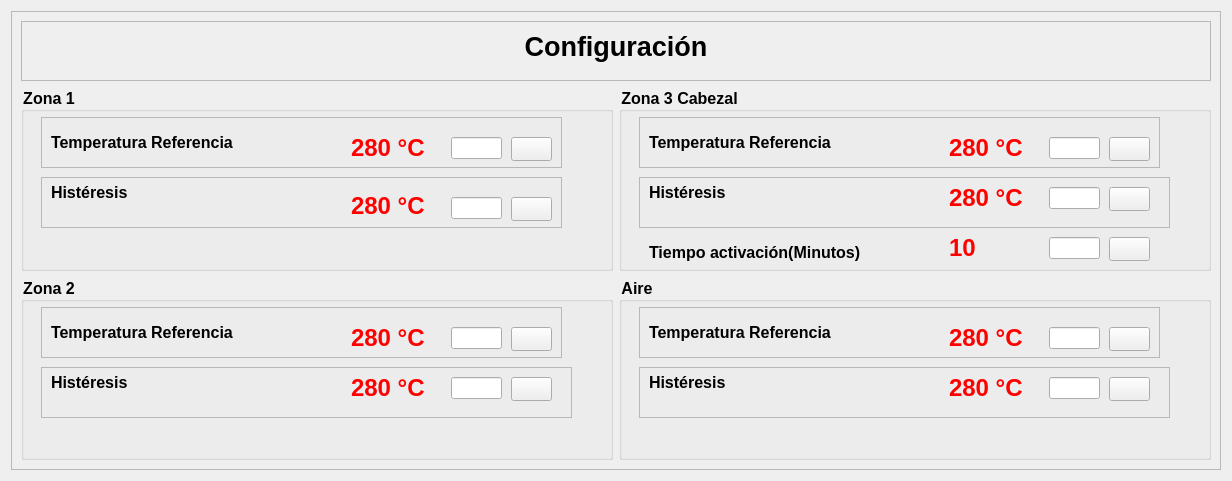
<?xml version="1.0" encoding="UTF-8"?>
<ui version="4.0">
 <class>Form</class>
 <widget class="QWidget" name="Form">
  <property name="geometry">
   <rect>
    <x>0</x>
    <y>0</y>
    <width>1232</width>
    <height>481</height>
   </rect>
  </property>
  <property name="windowTitle">
   <string>Form</string>
  </property>
  <layout class="QVBoxLayout" name="verticalLayout_2">
   <item>
    <widget class="QFrame" name="frame">
     <property name="styleSheet">
      <string notr="true">alternate-background-color: rgb(255, 255, 255);</string>
     </property>
     <property name="frameShape">
      <enum>QFrame::StyledPanel</enum>
     </property>
     <property name="frameShadow">
      <enum>QFrame::Raised</enum>
     </property>
     <layout class="QGridLayout" name="gridLayout">
      <item row="0" column="0" colspan="2">
       <widget class="QFrame" name="frame_5">
        <property name="maximumSize">
         <size>
          <width>16777215</width>
          <height>60</height>
         </size>
        </property>
        <property name="frameShape">
         <enum>QFrame::StyledPanel</enum>
        </property>
        <property name="frameShadow">
         <enum>QFrame::Raised</enum>
        </property>
        <layout class="QHBoxLayout" name="horizontalLayout">
         <item>
          <widget class="QLabel" name="label_5">
           <property name="font">
            <font>
             <pointsize>20</pointsize>
             <bold>true</bold>
            </font>
           </property>
           <property name="text">
            <string>Configuración</string>
           </property>
           <property name="alignment">
            <set>Qt::AlignHCenter|Qt::AlignTop</set>
           </property>
          </widget>
         </item>
        </layout>
       </widget>
      </item>
      <item row="1" column="0">
       <widget class="QGroupBox" name="groupBox_2">
        <property name="font">
         <font>
          <pointsize>12</pointsize>
          <bold>true</bold>
         </font>
        </property>
        <property name="styleSheet">
         <string notr="true">border-color: rgb(0, 0, 255);</string>
        </property>
        <property name="title">
         <string>Zona 1</string>
        </property>
        <widget class="QFrame" name="frame_3">
         <property name="geometry">
          <rect>
           <x>20</x>
           <y>30</y>
           <width>521</width>
           <height>51</height>
          </rect>
         </property>
         <property name="frameShape">
          <enum>QFrame::StyledPanel</enum>
         </property>
         <property name="frameShadow">
          <enum>QFrame::Raised</enum>
         </property>
         <widget class="QLabel" name="label_7">
          <property name="geometry">
           <rect>
            <x>10</x>
            <y>10</y>
            <width>211</width>
            <height>31</height>
           </rect>
          </property>
          <property name="font">
           <font>
            <pointsize>12</pointsize>
            <bold>true</bold>
           </font>
          </property>
          <property name="text">
           <string>Temperatura Referencia</string>
          </property>
         </widget>
         <widget class="QLabel" name="temp_referencia">
          <property name="geometry">
           <rect>
            <x>310</x>
            <y>20</y>
            <width>91</width>
            <height>21</height>
           </rect>
          </property>
          <property name="font">
           <font>
            <pointsize>18</pointsize>
            <bold>true</bold>
           </font>
          </property>
          <property name="styleSheet">
           <string notr="true">color: rgb(255, 0, 0);</string>
          </property>
          <property name="text">
           <string>280 °C</string>
          </property>
         </widget>
         <widget class="QLabel" name="label_10">
          <property name="geometry">
           <rect>
            <x>240</x>
            <y>0</y>
            <width>56</width>
            <height>61</height>
           </rect>
          </property>
          <property name="text">
           <string/>
          </property>
          <property name="pixmap">
           <pixmap resource="../fotos.qrc">:/control/Imagenes/temperatura.png</pixmap>
          </property>
         </widget>
         <widget class="QPushButton" name="btnT">
          <property name="geometry">
           <rect>
            <x>470</x>
            <y>20</y>
            <width>41</width>
            <height>24</height>
           </rect>
          </property>
          <property name="cursor">
           <cursorShape>OpenHandCursor</cursorShape>
          </property>
          <property name="text">
           <string/>
          </property>
          <property name="icon">
           <iconset resource="../fotos.qrc">
            <normaloff>:/control/Imagenes/cog.png</normaloff>:/control/Imagenes/cog.png</iconset>
          </property>
         </widget>
         <widget class="QLineEdit" name="t">
          <property name="geometry">
           <rect>
            <x>410</x>
            <y>20</y>
            <width>51</width>
            <height>22</height>
           </rect>
          </property>
          <property name="text">
           <string/>
          </property>
         </widget>
        </widget>
        <widget class="QFrame" name="frame_2">
         <property name="geometry">
          <rect>
           <x>20</x>
           <y>90</y>
           <width>521</width>
           <height>51</height>
          </rect>
         </property>
         <property name="frameShape">
          <enum>QFrame::StyledPanel</enum>
         </property>
         <property name="frameShadow">
          <enum>QFrame::Raised</enum>
         </property>
         <widget class="QLabel" name="label_8">
          <property name="geometry">
           <rect>
            <x>10</x>
            <y>0</y>
            <width>111</width>
            <height>31</height>
           </rect>
          </property>
          <property name="font">
           <font>
            <pointsize>12</pointsize>
            <bold>true</bold>
           </font>
          </property>
          <property name="text">
           <string>Histéresis </string>
          </property>
         </widget>
         <widget class="QLabel" name="temp_referencia_2">
          <property name="geometry">
           <rect>
            <x>310</x>
            <y>18</y>
            <width>81</width>
            <height>21</height>
           </rect>
          </property>
          <property name="font">
           <font>
            <pointsize>18</pointsize>
            <bold>true</bold>
           </font>
          </property>
          <property name="styleSheet">
           <string notr="true">color: rgb(255, 0, 0);</string>
          </property>
          <property name="text">
           <string>280 °C</string>
          </property>
         </widget>
         <widget class="QLabel" name="label_11">
          <property name="geometry">
           <rect>
            <x>250</x>
            <y>-10</y>
            <width>41</width>
            <height>61</height>
           </rect>
          </property>
          <property name="text">
           <string/>
          </property>
          <property name="pixmap">
           <pixmap resource="../fotos.qrc">:/control/Imagenes/histeresis.png</pixmap>
          </property>
         </widget>
         <widget class="QPushButton" name="btnH">
          <property name="geometry">
           <rect>
            <x>470</x>
            <y>20</y>
            <width>41</width>
            <height>24</height>
           </rect>
          </property>
          <property name="cursor">
           <cursorShape>OpenHandCursor</cursorShape>
          </property>
          <property name="text">
           <string/>
          </property>
          <property name="icon">
           <iconset resource="../fotos.qrc">
            <normaloff>:/control/Imagenes/cog.png</normaloff>:/control/Imagenes/cog.png</iconset>
          </property>
         </widget>
         <widget class="QLineEdit" name="h">
          <property name="geometry">
           <rect>
            <x>410</x>
            <y>20</y>
            <width>51</width>
            <height>22</height>
           </rect>
          </property>
         </widget>
        </widget>
       </widget>
      </item>
      <item row="1" column="1">
       <widget class="QGroupBox" name="groupBox_5">
        <property name="font">
         <font>
          <pointsize>12</pointsize>
          <bold>true</bold>
         </font>
        </property>
        <property name="title">
         <string>Zona 3 Cabezal</string>
        </property>
        <widget class="QFrame" name="frame_4">
         <property name="geometry">
          <rect>
           <x>20</x>
           <y>30</y>
           <width>521</width>
           <height>51</height>
          </rect>
         </property>
         <property name="frameShape">
          <enum>QFrame::StyledPanel</enum>
         </property>
         <property name="frameShadow">
          <enum>QFrame::Raised</enum>
         </property>
         <widget class="QLabel" name="label_9">
          <property name="geometry">
           <rect>
            <x>10</x>
            <y>10</y>
            <width>211</width>
            <height>31</height>
           </rect>
          </property>
          <property name="font">
           <font>
            <pointsize>12</pointsize>
            <bold>true</bold>
           </font>
          </property>
          <property name="text">
           <string>Temperatura Referencia</string>
          </property>
         </widget>
         <widget class="QLabel" name="temp_referencia_3">
          <property name="geometry">
           <rect>
            <x>310</x>
            <y>20</y>
            <width>91</width>
            <height>21</height>
           </rect>
          </property>
          <property name="font">
           <font>
            <pointsize>18</pointsize>
            <bold>true</bold>
           </font>
          </property>
          <property name="styleSheet">
           <string notr="true">color: rgb(255, 0, 0);</string>
          </property>
          <property name="text">
           <string>280 °C</string>
          </property>
         </widget>
         <widget class="QLabel" name="label_12">
          <property name="geometry">
           <rect>
            <x>240</x>
            <y>0</y>
            <width>56</width>
            <height>61</height>
           </rect>
          </property>
          <property name="text">
           <string/>
          </property>
          <property name="pixmap">
           <pixmap resource="../fotos.qrc">:/control/Imagenes/temperatura.png</pixmap>
          </property>
         </widget>
         <widget class="QPushButton" name="btnT1">
          <property name="geometry">
           <rect>
            <x>470</x>
            <y>20</y>
            <width>41</width>
            <height>24</height>
           </rect>
          </property>
          <property name="cursor">
           <cursorShape>OpenHandCursor</cursorShape>
          </property>
          <property name="text">
           <string/>
          </property>
          <property name="icon">
           <iconset resource="../fotos.qrc">
            <normaloff>:/control/Imagenes/cog.png</normaloff>:/control/Imagenes/cog.png</iconset>
          </property>
         </widget>
         <widget class="QLineEdit" name="t1">
          <property name="geometry">
           <rect>
            <x>410</x>
            <y>20</y>
            <width>51</width>
            <height>22</height>
           </rect>
          </property>
         </widget>
        </widget>
        <widget class="QFrame" name="frame_6">
         <property name="geometry">
          <rect>
           <x>20</x>
           <y>90</y>
           <width>531</width>
           <height>51</height>
          </rect>
         </property>
         <property name="frameShape">
          <enum>QFrame::StyledPanel</enum>
         </property>
         <property name="frameShadow">
          <enum>QFrame::Raised</enum>
         </property>
         <widget class="QLabel" name="label_14">
          <property name="geometry">
           <rect>
            <x>10</x>
            <y>0</y>
            <width>111</width>
            <height>31</height>
           </rect>
          </property>
          <property name="font">
           <font>
            <pointsize>12</pointsize>
            <bold>true</bold>
           </font>
          </property>
          <property name="text">
           <string>Histéresis </string>
          </property>
         </widget>
         <widget class="QLabel" name="temp_referencia_4">
          <property name="geometry">
           <rect>
            <x>310</x>
            <y>10</y>
            <width>81</width>
            <height>21</height>
           </rect>
          </property>
          <property name="font">
           <font>
            <pointsize>18</pointsize>
            <bold>true</bold>
           </font>
          </property>
          <property name="styleSheet">
           <string notr="true">color: rgb(255, 0, 0);</string>
          </property>
          <property name="text">
           <string>280 °C</string>
          </property>
         </widget>
         <widget class="QLabel" name="label_15">
          <property name="geometry">
           <rect>
            <x>250</x>
            <y>-10</y>
            <width>41</width>
            <height>61</height>
           </rect>
          </property>
          <property name="text">
           <string/>
          </property>
          <property name="pixmap">
           <pixmap resource="../fotos.qrc">:/control/Imagenes/histeresis.png</pixmap>
          </property>
         </widget>
         <widget class="QPushButton" name="btnH1">
          <property name="geometry">
           <rect>
            <x>470</x>
            <y>10</y>
            <width>41</width>
            <height>24</height>
           </rect>
          </property>
          <property name="cursor">
           <cursorShape>OpenHandCursor</cursorShape>
          </property>
          <property name="text">
           <string/>
          </property>
          <property name="icon">
           <iconset resource="../fotos.qrc">
            <normaloff>:/control/Imagenes/cog.png</normaloff>:/control/Imagenes/cog.png</iconset>
          </property>
         </widget>
         <widget class="QLineEdit" name="h1">
          <property name="geometry">
           <rect>
            <x>410</x>
            <y>10</y>
            <width>51</width>
            <height>22</height>
           </rect>
          </property>
         </widget>
        </widget>
        <widget class="QLabel" name="label_16">
         <property name="geometry">
          <rect>
           <x>30</x>
           <y>150</y>
           <width>221</width>
           <height>31</height>
          </rect>
         </property>
         <property name="font">
          <font>
           <pointsize>12</pointsize>
           <bold>true</bold>
          </font>
         </property>
         <property name="text">
          <string>Tiempo activación(Minutos)</string>
         </property>
        </widget>
        <widget class="QLabel" name="label_4">
         <property name="geometry">
          <rect>
           <x>270</x>
           <y>150</y>
           <width>31</width>
           <height>31</height>
          </rect>
         </property>
         <property name="text">
          <string/>
         </property>
         <property name="pixmap">
          <pixmap resource="fotos.qrc">:/control/Imagenes/tiempo.png</pixmap>
         </property>
        </widget>
        <widget class="QLabel" name="label_tiempo">
         <property name="geometry">
          <rect>
           <x>330</x>
           <y>150</y>
           <width>61</width>
           <height>21</height>
          </rect>
         </property>
         <property name="font">
          <font>
           <pointsize>18</pointsize>
           <bold>true</bold>
          </font>
         </property>
         <property name="styleSheet">
          <string notr="true">color: rgb(255, 0, 0);</string>
         </property>
         <property name="text">
          <string>10</string>
         </property>
        </widget>
        <widget class="QLineEdit" name="tiempo">
         <property name="geometry">
          <rect>
           <x>430</x>
           <y>150</y>
           <width>51</width>
           <height>22</height>
          </rect>
         </property>
        </widget>
        <widget class="QPushButton" name="btn_Tiempo">
         <property name="geometry">
          <rect>
           <x>490</x>
           <y>150</y>
           <width>41</width>
           <height>24</height>
          </rect>
         </property>
         <property name="cursor">
          <cursorShape>OpenHandCursor</cursorShape>
         </property>
         <property name="text">
          <string/>
         </property>
         <property name="icon">
          <iconset resource="../fotos.qrc">
           <normaloff>:/control/Imagenes/cog.png</normaloff>:/control/Imagenes/cog.png</iconset>
         </property>
        </widget>
       </widget>
      </item>
      <item row="2" column="0">
       <widget class="QGroupBox" name="groupBox_7">
        <property name="font">
         <font>
          <pointsize>12</pointsize>
          <bold>true</bold>
         </font>
        </property>
        <property name="title">
         <string>Zona 2</string>
        </property>
        <widget class="QFrame" name="frame_7">
         <property name="geometry">
          <rect>
           <x>20</x>
           <y>30</y>
           <width>521</width>
           <height>51</height>
          </rect>
         </property>
         <property name="frameShape">
          <enum>QFrame::StyledPanel</enum>
         </property>
         <property name="frameShadow">
          <enum>QFrame::Raised</enum>
         </property>
         <widget class="QLabel" name="label_17">
          <property name="geometry">
           <rect>
            <x>10</x>
            <y>10</y>
            <width>211</width>
            <height>31</height>
           </rect>
          </property>
          <property name="font">
           <font>
            <pointsize>12</pointsize>
            <bold>true</bold>
           </font>
          </property>
          <property name="text">
           <string>Temperatura Referencia</string>
          </property>
         </widget>
         <widget class="QLabel" name="Sp_temp_Zona2">
          <property name="geometry">
           <rect>
            <x>310</x>
            <y>20</y>
            <width>91</width>
            <height>21</height>
           </rect>
          </property>
          <property name="font">
           <font>
            <pointsize>18</pointsize>
            <bold>true</bold>
           </font>
          </property>
          <property name="styleSheet">
           <string notr="true">color: rgb(255, 0, 0);</string>
          </property>
          <property name="text">
           <string>280 °C</string>
          </property>
         </widget>
         <widget class="QLabel" name="label_18">
          <property name="geometry">
           <rect>
            <x>240</x>
            <y>0</y>
            <width>56</width>
            <height>61</height>
           </rect>
          </property>
          <property name="text">
           <string/>
          </property>
          <property name="pixmap">
           <pixmap resource="../fotos.qrc">:/control/Imagenes/temperatura.png</pixmap>
          </property>
         </widget>
         <widget class="QPushButton" name="btnT1_Zona2">
          <property name="geometry">
           <rect>
            <x>470</x>
            <y>20</y>
            <width>41</width>
            <height>24</height>
           </rect>
          </property>
          <property name="cursor">
           <cursorShape>OpenHandCursor</cursorShape>
          </property>
          <property name="text">
           <string/>
          </property>
          <property name="icon">
           <iconset resource="../fotos.qrc">
            <normaloff>:/control/Imagenes/cog.png</normaloff>:/control/Imagenes/cog.png</iconset>
          </property>
         </widget>
         <widget class="QLineEdit" name="t1_SP_zona2">
          <property name="geometry">
           <rect>
            <x>410</x>
            <y>20</y>
            <width>51</width>
            <height>22</height>
           </rect>
          </property>
         </widget>
        </widget>
        <widget class="QFrame" name="frame_8">
         <property name="geometry">
          <rect>
           <x>20</x>
           <y>90</y>
           <width>531</width>
           <height>51</height>
          </rect>
         </property>
         <property name="frameShape">
          <enum>QFrame::StyledPanel</enum>
         </property>
         <property name="frameShadow">
          <enum>QFrame::Raised</enum>
         </property>
         <widget class="QLabel" name="label_19">
          <property name="geometry">
           <rect>
            <x>10</x>
            <y>0</y>
            <width>111</width>
            <height>31</height>
           </rect>
          </property>
          <property name="font">
           <font>
            <pointsize>12</pointsize>
            <bold>true</bold>
           </font>
          </property>
          <property name="text">
           <string>Histéresis </string>
          </property>
         </widget>
         <widget class="QLabel" name="Hist_temp_Zona2">
          <property name="geometry">
           <rect>
            <x>310</x>
            <y>10</y>
            <width>81</width>
            <height>21</height>
           </rect>
          </property>
          <property name="font">
           <font>
            <pointsize>18</pointsize>
            <bold>true</bold>
           </font>
          </property>
          <property name="styleSheet">
           <string notr="true">color: rgb(255, 0, 0);</string>
          </property>
          <property name="text">
           <string>280 °C</string>
          </property>
         </widget>
         <widget class="QLabel" name="label_20">
          <property name="geometry">
           <rect>
            <x>250</x>
            <y>-10</y>
            <width>41</width>
            <height>61</height>
           </rect>
          </property>
          <property name="text">
           <string/>
          </property>
          <property name="pixmap">
           <pixmap resource="../fotos.qrc">:/control/Imagenes/histeresis.png</pixmap>
          </property>
         </widget>
         <widget class="QPushButton" name="btnHist_Zona2">
          <property name="geometry">
           <rect>
            <x>470</x>
            <y>10</y>
            <width>41</width>
            <height>24</height>
           </rect>
          </property>
          <property name="cursor">
           <cursorShape>OpenHandCursor</cursorShape>
          </property>
          <property name="text">
           <string/>
          </property>
          <property name="icon">
           <iconset resource="../fotos.qrc">
            <normaloff>:/control/Imagenes/cog.png</normaloff>:/control/Imagenes/cog.png</iconset>
          </property>
         </widget>
         <widget class="QLineEdit" name="t1_Hit_zona2">
          <property name="geometry">
           <rect>
            <x>410</x>
            <y>10</y>
            <width>51</width>
            <height>22</height>
           </rect>
          </property>
         </widget>
        </widget>
       </widget>
      </item>
      <item row="2" column="1">
       <widget class="QGroupBox" name="groupBox_12">
        <property name="font">
         <font>
          <pointsize>12</pointsize>
          <bold>true</bold>
         </font>
        </property>
        <property name="title">
         <string>Aire</string>
        </property>
        <widget class="QFrame" name="frame_11">
         <property name="geometry">
          <rect>
           <x>20</x>
           <y>30</y>
           <width>521</width>
           <height>51</height>
          </rect>
         </property>
         <property name="frameShape">
          <enum>QFrame::StyledPanel</enum>
         </property>
         <property name="frameShadow">
          <enum>QFrame::Raised</enum>
         </property>
         <widget class="QLabel" name="label_25">
          <property name="geometry">
           <rect>
            <x>10</x>
            <y>10</y>
            <width>211</width>
            <height>31</height>
           </rect>
          </property>
          <property name="font">
           <font>
            <pointsize>12</pointsize>
            <bold>true</bold>
           </font>
          </property>
          <property name="text">
           <string>Temperatura Referencia</string>
          </property>
         </widget>
         <widget class="QLabel" name="Sp_temp_Aire">
          <property name="geometry">
           <rect>
            <x>310</x>
            <y>20</y>
            <width>91</width>
            <height>21</height>
           </rect>
          </property>
          <property name="font">
           <font>
            <pointsize>18</pointsize>
            <bold>true</bold>
           </font>
          </property>
          <property name="styleSheet">
           <string notr="true">color: rgb(255, 0, 0);</string>
          </property>
          <property name="text">
           <string>280 °C</string>
          </property>
         </widget>
         <widget class="QLabel" name="label_26">
          <property name="geometry">
           <rect>
            <x>240</x>
            <y>0</y>
            <width>56</width>
            <height>61</height>
           </rect>
          </property>
          <property name="text">
           <string/>
          </property>
          <property name="pixmap">
           <pixmap resource="../fotos.qrc">:/control/Imagenes/temperatura.png</pixmap>
          </property>
         </widget>
         <widget class="QPushButton" name="btnT1_Zona2_3">
          <property name="geometry">
           <rect>
            <x>470</x>
            <y>20</y>
            <width>41</width>
            <height>24</height>
           </rect>
          </property>
          <property name="cursor">
           <cursorShape>OpenHandCursor</cursorShape>
          </property>
          <property name="text">
           <string/>
          </property>
          <property name="icon">
           <iconset resource="../fotos.qrc">
            <normaloff>:/control/Imagenes/cog.png</normaloff>:/control/Imagenes/cog.png</iconset>
          </property>
         </widget>
         <widget class="QLineEdit" name="Sp_temp_Aire_texto">
          <property name="geometry">
           <rect>
            <x>410</x>
            <y>20</y>
            <width>51</width>
            <height>22</height>
           </rect>
          </property>
         </widget>
        </widget>
        <widget class="QFrame" name="frame_12">
         <property name="geometry">
          <rect>
           <x>20</x>
           <y>90</y>
           <width>531</width>
           <height>51</height>
          </rect>
         </property>
         <property name="frameShape">
          <enum>QFrame::StyledPanel</enum>
         </property>
         <property name="frameShadow">
          <enum>QFrame::Raised</enum>
         </property>
         <widget class="QLabel" name="label_27">
          <property name="geometry">
           <rect>
            <x>10</x>
            <y>0</y>
            <width>111</width>
            <height>31</height>
           </rect>
          </property>
          <property name="font">
           <font>
            <pointsize>12</pointsize>
            <bold>true</bold>
           </font>
          </property>
          <property name="text">
           <string>Histéresis </string>
          </property>
         </widget>
         <widget class="QLabel" name="Hist_temp_Aire">
          <property name="geometry">
           <rect>
            <x>310</x>
            <y>10</y>
            <width>81</width>
            <height>21</height>
           </rect>
          </property>
          <property name="font">
           <font>
            <pointsize>18</pointsize>
            <bold>true</bold>
           </font>
          </property>
          <property name="styleSheet">
           <string notr="true">color: rgb(255, 0, 0);</string>
          </property>
          <property name="text">
           <string>280 °C</string>
          </property>
         </widget>
         <widget class="QLabel" name="label_28">
          <property name="geometry">
           <rect>
            <x>250</x>
            <y>-10</y>
            <width>41</width>
            <height>61</height>
           </rect>
          </property>
          <property name="text">
           <string/>
          </property>
          <property name="pixmap">
           <pixmap resource="../fotos.qrc">:/control/Imagenes/histeresis.png</pixmap>
          </property>
         </widget>
         <widget class="QPushButton" name="btnHist_Zona2_3">
          <property name="geometry">
           <rect>
            <x>470</x>
            <y>10</y>
            <width>41</width>
            <height>24</height>
           </rect>
          </property>
          <property name="cursor">
           <cursorShape>OpenHandCursor</cursorShape>
          </property>
          <property name="text">
           <string/>
          </property>
          <property name="icon">
           <iconset resource="../fotos.qrc">
            <normaloff>:/control/Imagenes/cog.png</normaloff>:/control/Imagenes/cog.png</iconset>
          </property>
         </widget>
         <widget class="QLineEdit" name="Hist_temp_Aire_texto">
          <property name="geometry">
           <rect>
            <x>410</x>
            <y>10</y>
            <width>51</width>
            <height>22</height>
           </rect>
          </property>
         </widget>
        </widget>
       </widget>
      </item>
     </layout>
    </widget>
   </item>
  </layout>
 </widget>
 <resources>
  <include location="../fotos.qrc"/>
  <include location="fotos.qrc"/>
 </resources>
 <connections/>
</ui>
